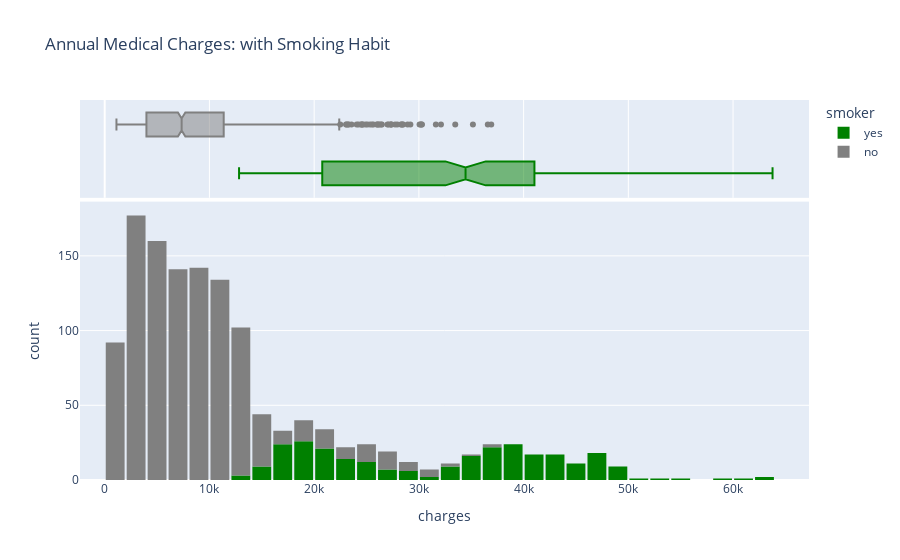

Source (notebook cell):
### Markdown cell above
Let's also use the categorical column "smoker" to distinguish the charges for smokers and non-smokers.

### Code cell
fig = px.histogram(acme_data, 
                   x='charges', 
                   marginal='box', 
                   color='smoker', 
                   color_discrete_sequence=['green', 'grey'], 
                   title='Annual Medical Charges: with Smoking Habit')
fig.update_layout(bargap=0.1)
fig.show()

### Figure 1 — Plotly figure (JSON) as saved in the notebook; plotly's stock layout.template omitted (floating-point values rounded to 4 significant figures; data arrays with more than 128 entries replaced by an {"elided": "..."} marker saying what was removed)
{"data": [{"alignmentgroup": "True", "bingroup": "x", "hovertemplate": "smoker=yes<br>charges=%{x}<br>count=%{y}<extra></extra>", "legendgroup": "yes", "marker": {"color": "green", "pattern": {"shape": ""}}, "name": "yes", "offsetgroup": "yes", "orientation": "v", "showlegend": true, "type": "histogram", "x": {"elided": "274 float values"}, "xaxis": "x", "yaxis": "y"}, {"alignmentgroup": "True", "hovertemplate": "smoker=yes<br>charges=%{x}<extra></extra>", "legendgroup": "yes", "marker": {"color": "green"}, "name": "yes", "notched": true, "offsetgroup": "yes", "showlegend": false, "type": "box", "x": {"elided": "274 float values"}, "xaxis": "x2", "yaxis": "y2"}, {"alignmentgroup": "True", "bingroup": "x", "hovertemplate": "smoker=no<br>charges=%{x}<br>count=%{y}<extra></extra>", "legendgroup": "no", "marker": {"color": "grey", "pattern": {"shape": ""}}, "name": "no", "offsetgroup": "no", "orientation": "v", "showlegend": true, "type": "histogram", "x": {"elided": "1064 float values"}, "xaxis": "x", "yaxis": "y"}, {"alignmentgroup": "True", "hovertemplate": "smoker=no<br>charges=%{x}<extra></extra>", "legendgroup": "no", "marker": {"color": "grey"}, "name": "no", "notched": true, "offsetgroup": "no", "showlegend": false, "type": "box", "x": {"elided": "1064 float values"}, "xaxis": "x2", "yaxis": "y2"}], "layout": {"bargap": 0.1, "barmode": "relative", "legend": {"title": {"text": "smoker"}, "tracegroupgap": 0}, "title": {"text": "Annual Medical Charges: with Smoking Habit"}, "xaxis": {"anchor": "y", "domain": [0, 1], "title": {"text": "charges"}}, "xaxis2": {"anchor": "y2", "domain": [0, 1], "matches": "x", "showgrid": true, "showticklabels": false}, "yaxis": {"anchor": "x", "domain": [0, 0.7326], "title": {"text": "count"}}, "yaxis2": {"anchor": "x2", "domain": [0.7426, 1], "matches": "y2", "showgrid": false, "showline": false, "showticklabels": false, "ticks": ""}}}
